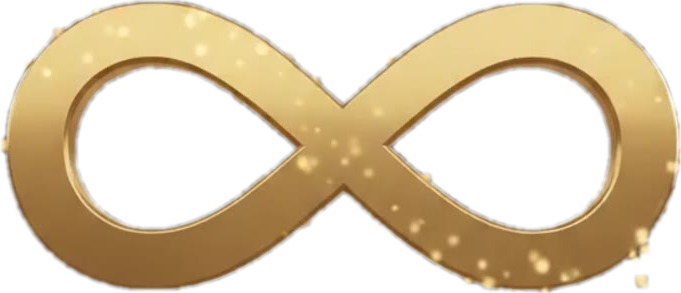
#> input picture video/mark.png, 681 x 293 px, found by its file name
$ python gfx.py
#> lines starting #> are read from the running program, lines starting #| are printed output that depends on the picture
import subprocess, math, sys
from PIL import Image, ImageDraw, ImageFont, ImageFilter
from data import LB
W,H,FPS=1080,1920,30
FX='/usr/share/fonts/opentype/inter/Inter-ExtraBold.otf'; FB='/usr/share/fonts/opentype/inter/Inter-Bold.otf'
F=lambda p,s: ImageFont.truetype(p,s)
GOLD=(245,205,100); WHITE=(255,255,255); SOFT=(200,205,220); RED=(235,70,70); GREEN=(60,200,120)
def bg():
    im=Image.new('RGB',(W,H),(10,12,22)); d=ImageDraw.Draw(im)
#> after `im = Image.new('RGB', (W, H), (10, 12, 22))`:
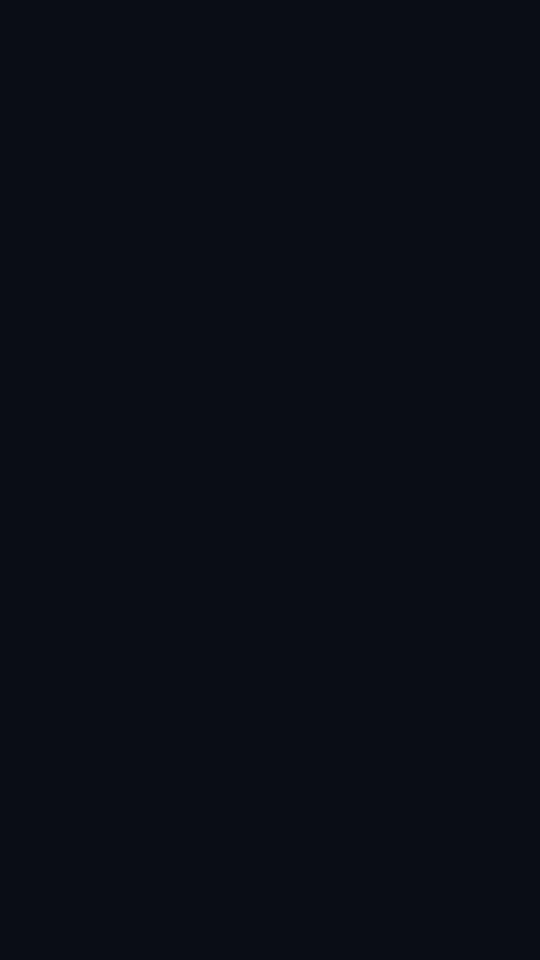
#> im: PIL image 1080x1920 RGB (shown at 1/2 size); mean R, G, B 10, 12, 22
    for y in range(H):
        t=y/H; c=(int(10+12*t),int(12+8*t),int(22+30*(1-abs(t-.5)*2)))
        d.line([(0,y),(W,y)],fill=c)
    try:
        m=Image.open('/home/user/cheksiz/video/mark.png').convert('RGBA'); m=m.resize((700,int(700*m.height/m.width)))
#> in bg, m is the input picture: PIL image 681x293 RGBA; mean R, G, B, A 108.2, 95.7, 74.3, 129.4
        a=m.split()[3].point(lambda v:int(v*0.07)); m.putalpha(a); im.paste(m,((W-m.width)//2,1080),m)
#> after `a = m.split()[3].point(lambda v: int(v * 0.07))`:
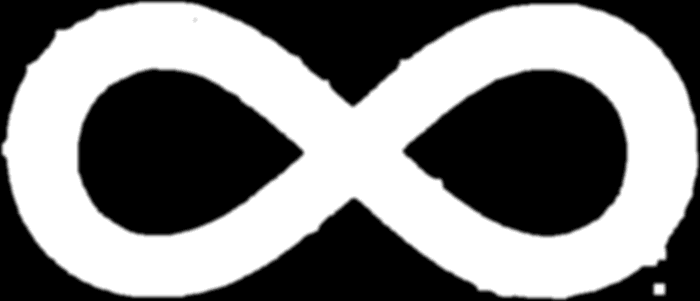
#> a: PIL image 700x301 L; min 0, max 17, mean 8.62; drawn with min black and max white
#> after `m.putalpha(a)`:
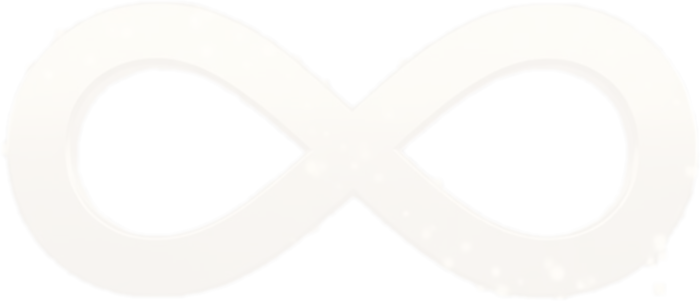
#> m: PIL image 700x301 RGBA; mean R, G, B, A 99.4, 81.8, 52.5, 8.6; transparent parts drawn white
#> after `im.paste(m, ((W - m.width) // 2, 1080), m)`:
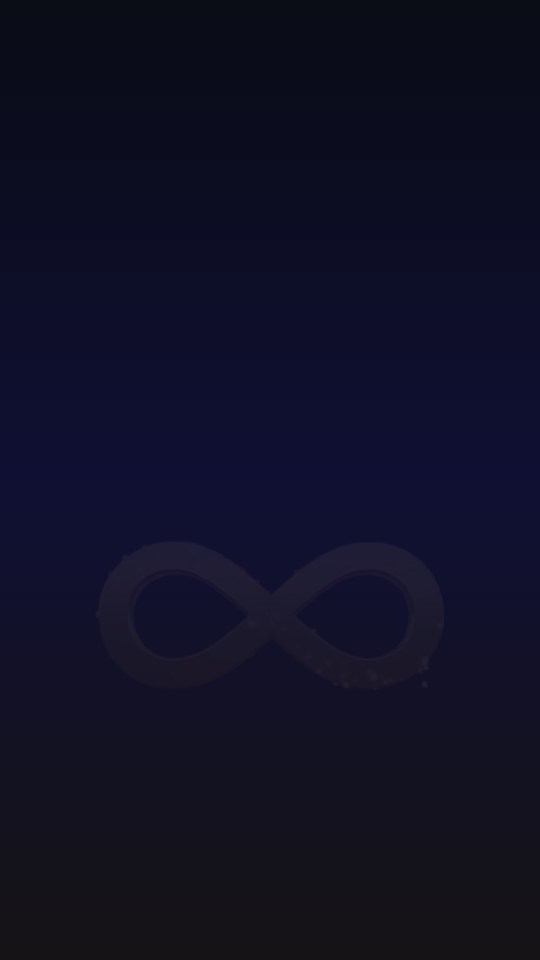
#> im: PIL image 1080x1920 RGB (shown at 1/2 size); mean R, G, B 16.1, 16, 36.7
    except Exception as e: print(e)
    return im
BG=bg()
def ease(x): x=max(0,min(1,x)); return 1-(1-x)**3
# [6 lines left out: function ctext, not called in this run]
def money(v):
    return "$"+f"{int(v):,}".replace(","," ")
def render(name,dur,draw):
#> (the run stopped early here; a loop or call above may not have finished)
